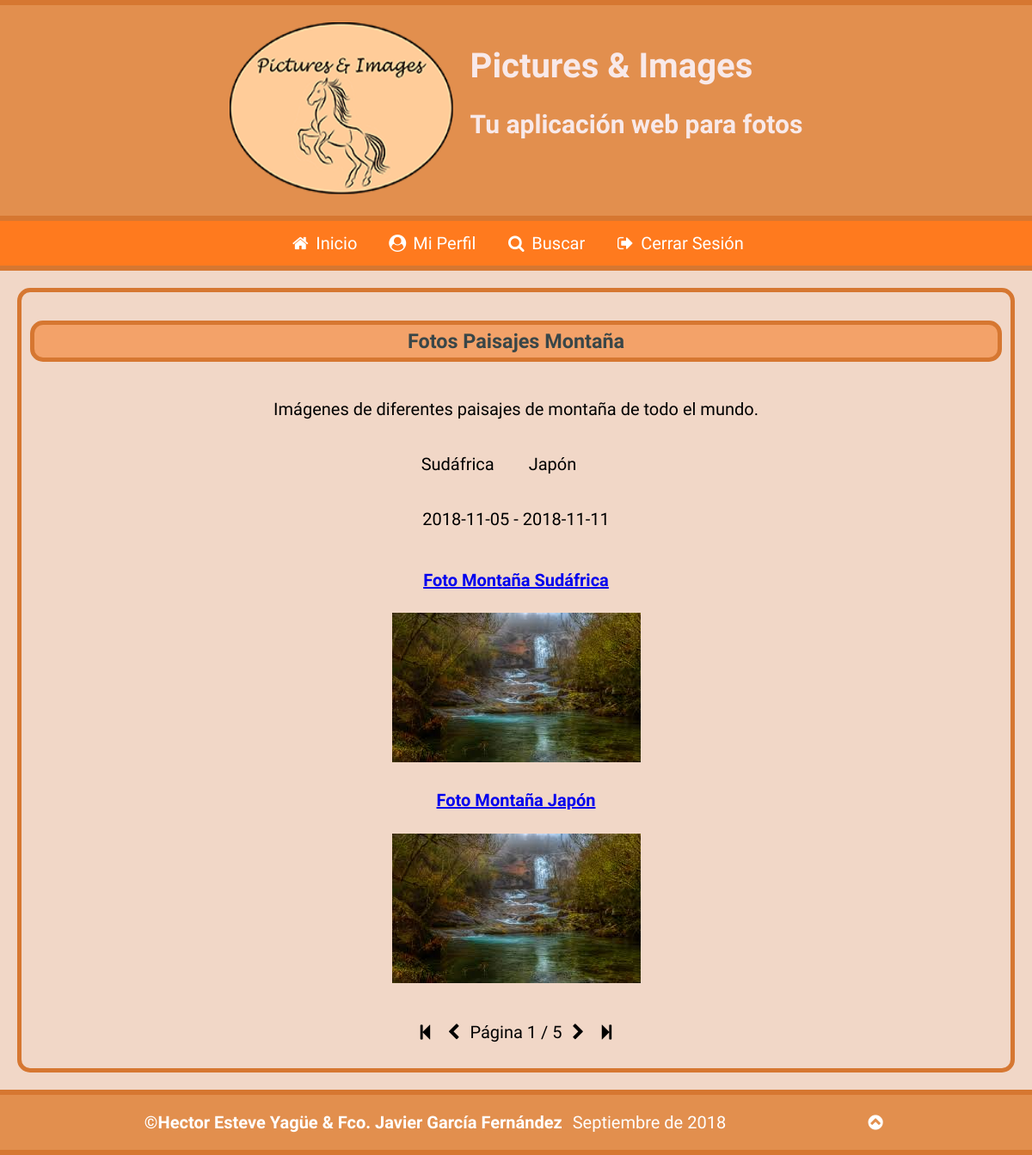
Screenshot of /ver_album.php?IdAlbum=3 (signed in) with the database file from the repository.
### tables this page shows
CREATE TABLE `albumes` (
  `IdAlbum` int(11) NOT NULL,
  `Titulo` varchar(200) NOT NULL,
  `Descripcion` text NOT NULL,
  `Usuario` int(11) NOT NULL
);

CREATE TABLE `fotos` (
  `IdFoto` int(11) NOT NULL,
  `Titulo` varchar(200) NOT NULL,
  `Descripcion` mediumtext NOT NULL,
  `Fecha` date NOT NULL,
  `Pais` int(11) NOT NULL,
  `Album` int(11) NOT NULL,
  `Fichero` varchar(500) NOT NULL,
  `Alternativo` varchar(200) NOT NULL,
  `FRegistro` datetime NOT NULL DEFAULT CURRENT_TIMESTAMP ON UPDATE CURRENT_TIMESTAMP
);

### ver_album.php (the view, shortened to what this page needs)
<?php
require_once("head.php");
require_once("header.php");
if(isset($_SESSION["usuarioLog"]) && $cookieFalsa == false){
	require_once("barraNavSesionIniciada.php");
	mostrarAlbum($_GET["IdAlbum"]);
}
else{
	require_once("barraNavSesionNoIniciada.php");
	if($cookieFalsa){
		mostrarMensErrorCookie();
	}
}
?>
<?php
function mostrarAlbum(&$IdAlbum){
	$idAlbum=$_GET["IdAlbum"];
	$sentencia1 = 'SELECT * FROM fotos where Album='.$idAlbum;
		 if(!($resultado1 = $GLOBALS["mysqli"]->query($sentencia1))) {
		   echo "<p>Error al ejecutar la sentencia <b>$sentencia</b>: " . $GLOBALS["mysqli"]->error;
		   echo '</p>';
		   exit;
		 }
	$sentencia2 = 'SELECT * FROM albumes where IdAlbum='.$idAlbum;
		 if(!($resultado2 = $GLOBALS["mysqli"]->query($sentencia2))) {
		   echo "<p>Error al ejecutar la sentencia <b>$sentencia</b>: " . $GLOBALS["mysqli"]->error;
		   echo '</p>';
		   exit;
		 }
	$sentencia3 = 'SELECT DISTINCT NomPais, Pais FROM fotos, paises where Album='.$idAlbum.' and Pais=IdPais';
		 if(!($resultado3 = $GLOBALS["mysqli"]->query($sentencia3))) {
		   echo "<p>Error al ejecutar la sentencia <b>$sentencia</b>: " . $GLOBALS["mysqli"]->error;
		   echo '</p>';
		   exit;
		 }
	$sentencia4 = 'SELECT max(Fecha) fechaMax, min(Fecha) fechaMin FROM fotos where Album='.$idAlbum;
		 if(!($resultado4 = $GLOBALS["mysqli"]->query($sentencia4))) {
		   echo "<p>Error al ejecutar la sentencia <b>$sentencia</b>: " . $GLOBALS["mysqli"]->error;
		   echo '</p>';
		   exit;
		 }
	$fila2 = $resultado2->fetch_object();
	$tituloAlbum=$fila2->Titulo;
	$descAlbum=$fila2->Descripcion;
	$fila4 = $resultado4->fetch_object();
	$minFecha=$fila4->fechaMin;
	$maxFecha=$fila4->fechaMax;
	echo <<<parte1
		<section>
			<h3>$tituloAlbum</h3>
			<p>$descAlbum</p>
			<div id="filtrosAplicados" class="mostrarDatos">
parte1;
				while($fila3 = $resultado3->fetch_assoc()) {
					$pais=$fila3["NomPais"];
					echo"<p>$pais</p>";
				}
	echo<<<parte2
			</div>
			<p>$minFecha - $maxFecha</p>
			<div>
parte2;
				while($fila1 = $resultado1->fetch_assoc()) {
					echo<<<foto
				<article>
					<h4><a href="detalle_foto.php?id={$fila1['IdFoto']}" title="Ver detalles de la foto">{$fila1['Titulo']}</a></h4>
					<figure>
						<a href="detalle_foto.php?id={$fila1['IdFoto']}" title="Ver detalles de la foto"><img src="{$fila1['Fichero']}" alt="{$fila1['Alternativo']}"/></a>
					</figure>
				</article>
foto;
				}
	echo<<<parte3
			</div>
		<div class="paginacion">
			<div>
				<span class="icon-to-start" title="Primeras 5 imágenes"></span>
				<span class="icon-left-open" title="Anteriores 5 imágenes"></span>
				<p>Página <output>1</output> / 5</p>
				<span class="icon-right-open" title="Siguientes 5 imágenes"></span>
				<span class="icon-to-end" title="Últimas 5 imágenes"></span>
			</div>
		</div>
	</section>
parte3;
}
?>
<?php
	require_once("footer.php");
?>

### estilo.css (style rules this page uses)
body { box-sizing: border-box; min-width: 320px; max-width: 1980px; margin: 0 auto; background-color: #F1D7C7; font-family: 'Kalam', cursive; font-size: 20px; position: relative; }
body>section { margin: 1em; border: 0.3em solid #D67731; border-width: 5px; border-radius: 15px; padding: 0.5em; text-align: center; }
body>section>h3 { background-color: #F3A269; padding: 0.2em; border: 0.3em solid #D67731; border-width: 5px; border-radius: 15px; display: flex; justify-content: center; color: #394648; }
body>section>.mostrarDatos>p { margin-right: 2em; }
body>.paginacion>div>a,p { justify-content: center; display: inline-block; }

### estilo_accesible.css (style rules this page uses)
body { box-sizing: border-box; min-width: 320px; max-width: 1980px; margin: 0 auto; background-color: #ffffff; font-family: 'Kalam', cursive; font-size: 30px; position: relative; }
body>section { margin: 1em; border: 0.3em solid #000000; border-width: 5px; border-radius: 15px; padding: 0.5em; text-align: center; }
body>section>h3 { background-color: #3B3733; padding: 0.2em; border: 0.3em solid #000000; border-width: 5px; border-radius: 15px; display: flex; justify-content: center; color: #ffffff; }
body>section>.mostrarDatos>p { margin-right: 2em; }
body>.paginacion>div>a,p { justify-content: center; display: inline-block; }

### print.css (style rules this page uses)
body { box-sizing: border-box; min-width: 320px; max-width: 1980px; margin: 0 auto; background-color: white; font-family: serif; font-size: 12pt; position: relative; }
body>section { margin-right: 1cm; margin-left: 1cm; margin-top: 0cm; margin-bottom: 0cm; border: 0; padding: 0.5cm; text-align: center; padding: 0; }
body>section>h3 { background-color: white; border: none; padding: 0cm; margin-top: 0.4cm; margin-bottom: 0.4cm; border-radius: 15px; display: flex; justify-content: center; color: black; font-size: 24pt; }
body>section>p { margin: 0; }
::placeholder { color: transparent; }

### rows the page displays
albumes: Titulo "Fotos Paisajes Montaña", Descripcion "Imágenes de diferentes paisajes de montaña de todo el mundo."
fotos: Titulo "Foto Montaña Sudáfrica", Fichero (picture)
fotos: Titulo "Foto Montaña Japón", Fichero (picture)

### other values shown
$pais "Sudáfrica"
$pais "Japón"
$minFecha "2018-11-05"
$maxFecha "2018-11-11"
